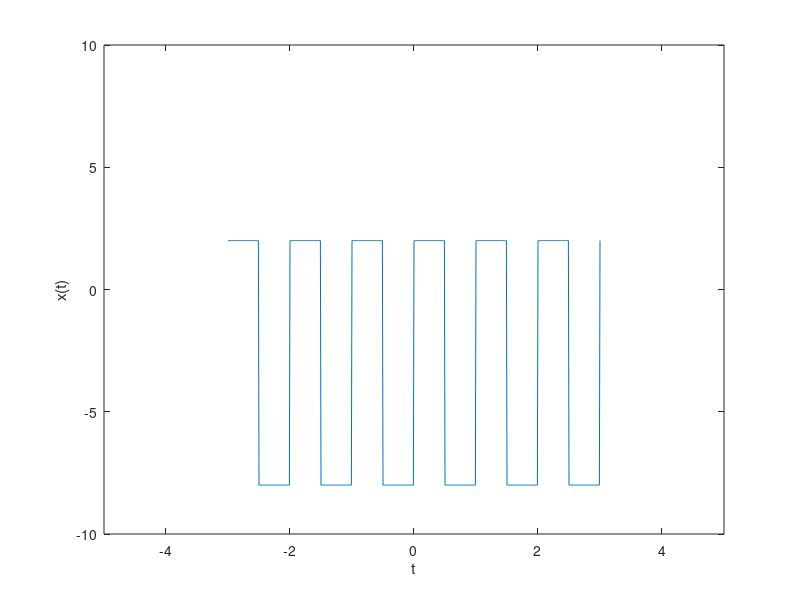

Reproduce this figure in MATLAB. (Note: this script raises an error after producing the figure.)
f = 1;
a = 5;
dc_bias = -3;
t = -3:0.01:3;

g = 5*square(2*pi*f*t) + dc_bias;
figure(1);
plot(t,g);
axis([-5 5 -10 10])
ylabel("x(t)")
xlabel("t")
title("075BCT068","Roshan Subedi")
set(gca, 'XAxisLocation', 'origin')
set(gca, 'YAxisLocation', 'origin')
grid on

T = 1/f;
Tint = 0:0.01:T;
y1=@(time) (a*square(2*pi*f*time)+dcBias);
a0 = 2/T*integral(y1,0,T);
sum=0;
m=20;
for k=1:m
    f1 = @(time) (a*square(2*pi*f*time)+dcBias).*cos(k*2*pi*f*time);
    f2 = @(time) (a*square(2*pi*f*time)+dcBias).*sin(k*2*pi*f*time);
    am=2/T*integral(f1,0,T);
    bm=2/T*integral(f2,0,T);
    sum=sum+am.*cos(k*2*pi*f.*t)+bm.*sin(k*2*pi*f.*t);
end
s_t=a0/2+sum;
figure(2);
plot(t,s_t);
axis([-5 5 -10 10])
ylabel("x(t)")
xlabel("t")
title("075BCT068","Roshan Subedi")
set(gca, 'XAxisLocation', 'origin')
set(gca, 'YAxisLocation', 'origin')
grid on